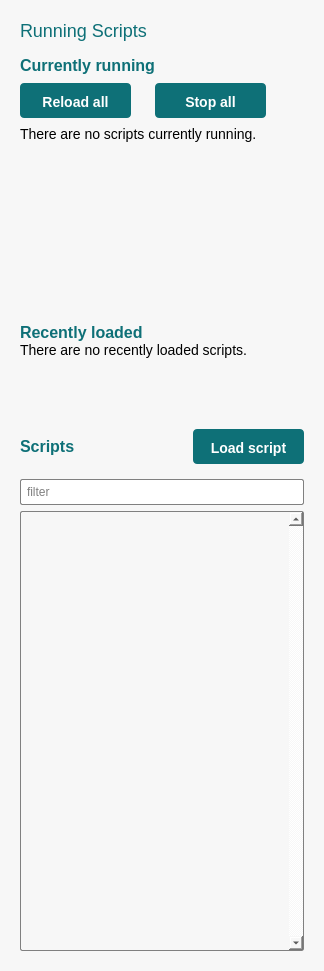
<?xml version="1.0" encoding="UTF-8"?>
<ui version="4.0">
 <class>RunningScriptsWidget</class>
 <widget class="QWidget" name="RunningScriptsWidget">
  <property name="geometry">
   <rect>
    <x>0</x>
    <y>0</y>
    <width>324</width>
    <height>971</height>
   </rect>
  </property>
  <property name="windowTitle">
   <string>Form</string>
  </property>
  <property name="styleSheet">
   <string notr="true">* {
	font-family: Helvetica, Arial, sans-serif;
}
QWidget {
	background: #f7f7f7; 
}</string>
  </property>
  <layout class="QVBoxLayout" name="verticalLayout_2">
   <property name="leftMargin">
    <number>20</number>
   </property>
   <property name="topMargin">
    <number>20</number>
   </property>
   <property name="rightMargin">
    <number>20</number>
   </property>
   <property name="bottomMargin">
    <number>20</number>
   </property>
   <item>
    <widget class="QWidget" name="header" native="true">
     <layout class="QHBoxLayout" name="horizontalLayout">
      <property name="leftMargin">
       <number>0</number>
      </property>
      <property name="topMargin">
       <number>0</number>
      </property>
      <property name="rightMargin">
       <number>0</number>
      </property>
      <item>
       <widget class="QLabel" name="widgetTitle">
        <property name="styleSheet">
         <string notr="true">color: #0e7077;
font-size: 20px;
background: transparent;</string>
        </property>
        <property name="text">
         <string>&lt;html&gt;&lt;head/&gt;&lt;body&gt;&lt;p&gt;&lt;span style=&quot; font-size:18px;&quot;&gt;Running Scripts&lt;/span&gt;&lt;/p&gt;&lt;/body&gt;&lt;/html&gt;</string>
        </property>
        <property name="margin">
         <number>0</number>
        </property>
        <property name="indent">
         <number>-1</number>
        </property>
       </widget>
      </item>
      <item>
       <spacer name="horizontalSpacer">
        <property name="orientation">
         <enum>Qt::Horizontal</enum>
        </property>
        <property name="sizeHint" stdset="0">
         <size>
          <width>40</width>
          <height>20</height>
         </size>
        </property>
       </spacer>
      </item>
      <item>
       <widget class="QPushButton" name="hideWidgetButton">
        <property name="cursor">
         <cursorShape>PointingHandCursor</cursorShape>
        </property>
        <property name="styleSheet">
         <string notr="true">border: 0</string>
        </property>
        <property name="text">
         <string/>
        </property>
        <property name="iconSize">
         <size>
          <width>16</width>
          <height>16</height>
         </size>
        </property>
        <property name="flat">
         <bool>true</bool>
        </property>
       </widget>
      </item>
     </layout>
    </widget>
   </item>
   <item>
    <widget class="QWidget" name="runningScriptsArea" native="true">
     <property name="sizePolicy">
      <sizepolicy hsizetype="Preferred" vsizetype="Preferred">
       <horstretch>0</horstretch>
       <verstretch>1</verstretch>
      </sizepolicy>
     </property>
     <property name="minimumSize">
      <size>
       <width>0</width>
       <height>141</height>
      </size>
     </property>
     <layout class="QVBoxLayout" name="verticalLayout_4">
      <property name="spacing">
       <number>0</number>
      </property>
      <property name="leftMargin">
       <number>0</number>
      </property>
      <property name="topMargin">
       <number>0</number>
      </property>
      <property name="rightMargin">
       <number>0</number>
      </property>
      <property name="bottomMargin">
       <number>0</number>
      </property>
      <item>
       <widget class="QLabel" name="currentlyRunningLabel">
        <property name="font">
         <font>
          <family>Helvetica,Arial,sans-serif</family>
          <pointsize>-1</pointsize>
          <weight>75</weight>
          <italic>false</italic>
          <bold>true</bold>
         </font>
        </property>
        <property name="styleSheet">
         <string notr="true">color: #0e7077;
font: bold 16px;
background: transparent;</string>
        </property>
        <property name="text">
         <string>&lt;html&gt;&lt;head/&gt;&lt;body&gt;&lt;p&gt;&lt;span style=&quot; font-weight:600;&quot;&gt;Currently running&lt;/span&gt;&lt;/p&gt;&lt;/body&gt;&lt;/html&gt;</string>
        </property>
       </widget>
      </item>
      <item>
       <spacer name="verticalSpacer_3">
        <property name="orientation">
         <enum>Qt::Vertical</enum>
        </property>
        <property name="sizeType">
         <enum>QSizePolicy::Minimum</enum>
        </property>
        <property name="sizeHint" stdset="0">
         <size>
          <width>0</width>
          <height>8</height>
         </size>
        </property>
       </spacer>
      </item>
      <item>
       <widget class="QWidget" name="reloadStopButtonArea" native="true">
        <property name="sizePolicy">
         <sizepolicy hsizetype="Preferred" vsizetype="Preferred">
          <horstretch>0</horstretch>
          <verstretch>0</verstretch>
         </sizepolicy>
        </property>
        <layout class="QHBoxLayout" name="horizontalLayout_3">
         <property name="spacing">
          <number>24</number>
         </property>
         <property name="leftMargin">
          <number>0</number>
         </property>
         <property name="topMargin">
          <number>0</number>
         </property>
         <property name="rightMargin">
          <number>0</number>
         </property>
         <property name="bottomMargin">
          <number>0</number>
         </property>
         <item>
          <widget class="QPushButton" name="reloadAllButton">
           <property name="sizePolicy">
            <sizepolicy hsizetype="Fixed" vsizetype="Fixed">
             <horstretch>0</horstretch>
             <verstretch>0</verstretch>
            </sizepolicy>
           </property>
           <property name="minimumSize">
            <size>
             <width>111</width>
             <height>35</height>
            </size>
           </property>
           <property name="cursor">
            <cursorShape>PointingHandCursor</cursorShape>
           </property>
           <property name="autoFillBackground">
            <bool>false</bool>
           </property>
           <property name="styleSheet">
            <string notr="true">background: #0e7077;
color: #fff;
border-radius: 4px;
font: bold 14px;
padding-top: 3px;</string>
           </property>
           <property name="text">
            <string>Reload all</string>
           </property>
          </widget>
         </item>
         <item>
          <widget class="QPushButton" name="stopAllButton">
           <property name="sizePolicy">
            <sizepolicy hsizetype="Fixed" vsizetype="Fixed">
             <horstretch>0</horstretch>
             <verstretch>0</verstretch>
            </sizepolicy>
           </property>
           <property name="minimumSize">
            <size>
             <width>111</width>
             <height>35</height>
            </size>
           </property>
           <property name="cursor">
            <cursorShape>PointingHandCursor</cursorShape>
           </property>
           <property name="styleSheet">
            <string notr="true">background: #0e7077;
color: #fff;
border-radius: 4px;
font: bold 14px;
padding-top: 3px;</string>
           </property>
           <property name="text">
            <string>Stop all</string>
           </property>
          </widget>
         </item>
         <item>
          <spacer name="horizontalSpacer_2">
           <property name="orientation">
            <enum>Qt::Horizontal</enum>
           </property>
           <property name="sizeHint" stdset="0">
            <size>
             <width>40</width>
             <height>20</height>
            </size>
           </property>
          </spacer>
         </item>
        </layout>
       </widget>
      </item>
      <item>
       <spacer name="verticalSpacer_4">
        <property name="orientation">
         <enum>Qt::Vertical</enum>
        </property>
        <property name="sizeType">
         <enum>QSizePolicy::Fixed</enum>
        </property>
        <property name="sizeHint" stdset="0">
         <size>
          <width>20</width>
          <height>8</height>
         </size>
        </property>
       </spacer>
      </item>
      <item>
       <widget class="QLabel" name="noRunningScriptsLabel">
        <property name="styleSheet">
         <string notr="true">font: 14px;</string>
        </property>
        <property name="text">
         <string>There are no scripts currently running.</string>
        </property>
        <property name="alignment">
         <set>Qt::AlignLeading|Qt::AlignLeft|Qt::AlignVCenter</set>
        </property>
       </widget>
      </item>
      <item>
       <spacer name="verticalSpacer_2">
        <property name="orientation">
         <enum>Qt::Vertical</enum>
        </property>
        <property name="sizeType">
         <enum>QSizePolicy::Fixed</enum>
        </property>
        <property name="sizeHint" stdset="0">
         <size>
          <width>20</width>
          <height>10</height>
         </size>
        </property>
       </spacer>
      </item>
      <item>
       <widget class="QScrollArea" name="runningScriptsList">
        <property name="font">
         <font>
          <family>Helvetica,Arial,sans-serif</family>
          <pointsize>14</pointsize>
         </font>
        </property>
        <property name="layoutDirection">
         <enum>Qt::LeftToRight</enum>
        </property>
        <property name="frameShape">
         <enum>QFrame::NoFrame</enum>
        </property>
        <property name="lineWidth">
         <number>0</number>
        </property>
        <property name="verticalScrollBarPolicy">
         <enum>Qt::ScrollBarAsNeeded</enum>
        </property>
        <property name="horizontalScrollBarPolicy">
         <enum>Qt::ScrollBarAlwaysOff</enum>
        </property>
        <property name="widgetResizable">
         <bool>true</bool>
        </property>
        <property name="alignment">
         <set>Qt::AlignLeading|Qt::AlignLeft|Qt::AlignTop</set>
        </property>
        <widget class="QWidget" name="scrollAreaWidgetContents">
         <property name="geometry">
          <rect>
           <x>0</x>
           <y>0</y>
           <width>284</width>
           <height>16</height>
          </rect>
         </property>
         <property name="sizePolicy">
          <sizepolicy hsizetype="Preferred" vsizetype="Maximum">
           <horstretch>0</horstretch>
           <verstretch>0</verstretch>
          </sizepolicy>
         </property>
         <property name="styleSheet">
          <string notr="true">font-size: 14px;</string>
         </property>
         <layout class="QVBoxLayout" name="verticalLayout_5">
          <property name="spacing">
           <number>0</number>
          </property>
          <property name="leftMargin">
           <number>0</number>
          </property>
          <property name="topMargin">
           <number>0</number>
          </property>
          <property name="rightMargin">
           <number>0</number>
          </property>
          <property name="bottomMargin">
           <number>0</number>
          </property>
         </layout>
        </widget>
       </widget>
      </item>
     </layout>
    </widget>
   </item>
   <item>
    <widget class="QWidget" name="recentlyLoadedScriptsArea" native="true">
     <property name="enabled">
      <bool>true</bool>
     </property>
     <property name="minimumSize">
      <size>
       <width>0</width>
       <height>100</height>
      </size>
     </property>
     <property name="maximumSize">
      <size>
       <width>16777215</width>
       <height>16777215</height>
      </size>
     </property>
     <layout class="QVBoxLayout" name="verticalLayout_3">
      <property name="spacing">
       <number>0</number>
      </property>
      <property name="leftMargin">
       <number>0</number>
      </property>
      <property name="topMargin">
       <number>0</number>
      </property>
      <property name="rightMargin">
       <number>0</number>
      </property>
      <property name="bottomMargin">
       <number>0</number>
      </property>
      <item>
       <widget class="QLabel" name="recentlyLoadedLabel">
        <property name="styleSheet">
         <string notr="true">color: #0e7077;
font: bold 16px;</string>
        </property>
        <property name="text">
         <string>&lt;html&gt;&lt;head/&gt;&lt;body&gt;&lt;p&gt;&lt;span style=&quot; font-weight:600;&quot;&gt;Recently loaded&lt;/span&gt;&lt;/p&gt;&lt;/body&gt;&lt;/html&gt;</string>
        </property>
       </widget>
      </item>
      <item>
       <widget class="QLabel" name="noRecentlyLoadedLabel">
        <property name="styleSheet">
         <string notr="true">font: 14px;</string>
        </property>
        <property name="text">
         <string>There are no recently loaded scripts.</string>
        </property>
       </widget>
      </item>
      <item>
       <widget class="QWidget" name="recentlyLoadedScriptsTableWidget" native="true">
        <property name="sizePolicy">
         <sizepolicy hsizetype="Preferred" vsizetype="Preferred">
          <horstretch>0</horstretch>
          <verstretch>1</verstretch>
         </sizepolicy>
        </property>
        <property name="minimumSize">
         <size>
          <width>284</width>
          <height>0</height>
         </size>
        </property>
        <property name="styleSheet">
         <string notr="true">background: transparent;
font-size: 14px;</string>
        </property>
       </widget>
      </item>
     </layout>
    </widget>
   </item>
   <item>
    <widget class="QWidget" name="quickLoadArea" native="true">
     <property name="sizePolicy">
      <sizepolicy hsizetype="Preferred" vsizetype="Preferred">
       <horstretch>0</horstretch>
       <verstretch>2</verstretch>
      </sizepolicy>
     </property>
     <property name="minimumSize">
      <size>
       <width>0</width>
       <height>300</height>
      </size>
     </property>
     <property name="styleSheet">
      <string notr="true"/>
     </property>
     <layout class="QVBoxLayout" name="verticalLayout">
      <property name="spacing">
       <number>0</number>
      </property>
      <property name="leftMargin">
       <number>0</number>
      </property>
      <property name="topMargin">
       <number>0</number>
      </property>
      <property name="rightMargin">
       <number>0</number>
      </property>
      <property name="bottomMargin">
       <number>0</number>
      </property>
      <item>
       <widget class="QWidget" name="widget" native="true">
        <layout class="QHBoxLayout" name="horizontalLayout_2">
         <property name="spacing">
          <number>0</number>
         </property>
         <property name="leftMargin">
          <number>0</number>
         </property>
         <property name="topMargin">
          <number>0</number>
         </property>
         <property name="rightMargin">
          <number>0</number>
         </property>
         <property name="bottomMargin">
          <number>15</number>
         </property>
         <item>
          <widget class="QLabel" name="label">
           <property name="styleSheet">
            <string notr="true">color: #0e7077;
font: bold 16px;</string>
           </property>
           <property name="text">
            <string>Scripts</string>
           </property>
          </widget>
         </item>
         <item>
          <spacer name="horizontalSpacer_3">
           <property name="orientation">
            <enum>Qt::Horizontal</enum>
           </property>
           <property name="sizeHint" stdset="0">
            <size>
             <width>40</width>
             <height>20</height>
            </size>
           </property>
          </spacer>
         </item>
         <item>
          <widget class="QPushButton" name="loadScriptButton">
           <property name="sizePolicy">
            <sizepolicy hsizetype="Fixed" vsizetype="Fixed">
             <horstretch>0</horstretch>
             <verstretch>0</verstretch>
            </sizepolicy>
           </property>
           <property name="minimumSize">
            <size>
             <width>111</width>
             <height>35</height>
            </size>
           </property>
           <property name="cursor">
            <cursorShape>PointingHandCursor</cursorShape>
           </property>
           <property name="styleSheet">
            <string notr="true">background: #0e7077;
color: #fff;
border-radius: 4px;
font: bold 14px;
padding-top: 3px;</string>
           </property>
           <property name="text">
            <string>Load script</string>
           </property>
          </widget>
         </item>
        </layout>
       </widget>
      </item>
      <item>
       <widget class="QLineEdit" name="filterLineEdit">
        <property name="styleSheet">
         <string notr="true">border: 1px solid rgb(128, 128, 128);
border-radius: 2px;
padding: 4px;
background-color: white;</string>
        </property>
        <property name="text">
         <string/>
        </property>
        <property name="placeholderText">
         <string>filter</string>
        </property>
        <property name="clearButtonEnabled">
         <bool>true</bool>
        </property>
       </widget>
      </item>
      <item>
       <spacer name="verticalSpacer">
        <property name="orientation">
         <enum>Qt::Vertical</enum>
        </property>
        <property name="sizeType">
         <enum>QSizePolicy::Fixed</enum>
        </property>
        <property name="sizeHint" stdset="0">
         <size>
          <width>20</width>
          <height>6</height>
         </size>
        </property>
       </spacer>
      </item>
      <item>
       <widget class="QListView" name="scriptListView">
        <property name="styleSheet">
         <string notr="true">QListView {
	border: 1px solid rgb(128, 128, 128);
	border-radius: 2px;
}
QListView::item {
	padding-top: 2px;
	padding-bottom: 2px;
}</string>
        </property>
        <property name="frameShape">
         <enum>QFrame::Box</enum>
        </property>
        <property name="frameShadow">
         <enum>QFrame::Plain</enum>
        </property>
        <property name="verticalScrollBarPolicy">
         <enum>Qt::ScrollBarAlwaysOn</enum>
        </property>
        <property name="horizontalScrollBarPolicy">
         <enum>Qt::ScrollBarAlwaysOff</enum>
        </property>
       </widget>
      </item>
     </layout>
    </widget>
   </item>
  </layout>
 </widget>
 <resources/>
 <connections/>
</ui>
